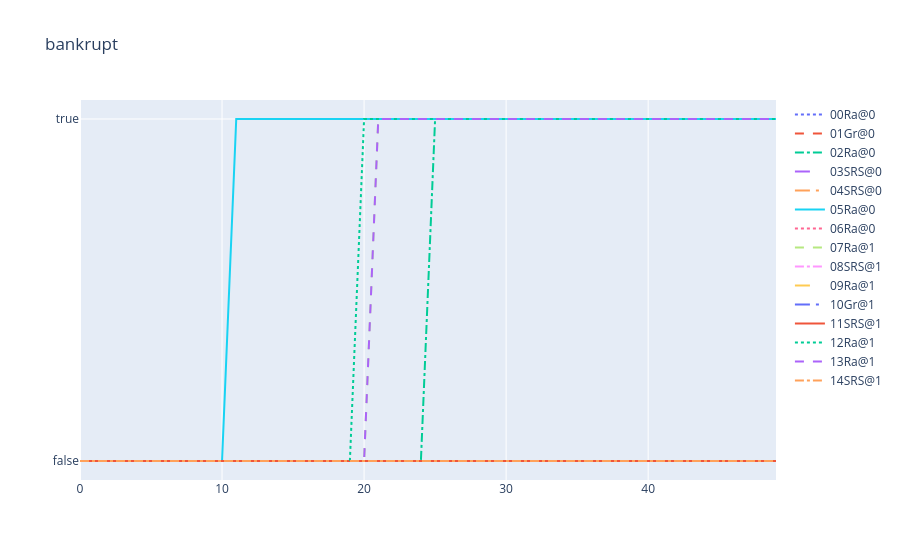

Source (notebook cell):
### Markdown cell above
There are exacty 7 * 8 = 56 negotiations the first step as expected. Smaller number of negotiations indicate that some agents went bankrupt

We can check which ones:

### Code cell
plot_world_stats(world, "bankrupt", ylegend=1.25)

### Figure 1 — Plotly figure (JSON) as saved in the notebook; plotly's stock layout.template omitted (floating-point values rounded to 4 significant figures)
{"data": [{"line": {"dash": "dot"}, "mode": "lines", "name": "00Ra@0", "type": "scatter", "x": [0, 1, 2, 3, 4, 5, 6, 7, 8, 9, 10, 11, 12, 13, 14, 15, 16, 17, 18, 19, 20, 21, 22, 23, 24, 25, 26, 27, 28, 29, 30, 31, 32, 33, 34, 35, 36, 37, 38, 39, 40, 41, 42, 43, 44, 45, 46, 47, 48, 49], "y": [false, false, false, false, false, false, false, false, false, false, false, false, false, false, false, false, false, false, false, false, false, false, false, false, false, false, false, false, false, false, false, false, false, false, false, false, false, false, false, false, false, false, false, false, false, false, false, false, false, false]}, {"line": {"dash": "dash"}, "mode": "lines", "name": "01Gr@0", "type": "scatter", "x": [0, 1, 2, 3, 4, 5, 6, 7, 8, 9, 10, 11, 12, 13, 14, 15, 16, 17, 18, 19, 20, 21, 22, 23, 24, 25, 26, 27, 28, 29, 30, 31, 32, 33, 34, 35, 36, 37, 38, 39, 40, 41, 42, 43, 44, 45, 46, 47, 48, 49], "y": [false, false, false, false, false, false, false, false, false, false, false, false, false, false, false, false, false, false, false, false, false, false, false, false, false, false, false, false, false, false, false, false, false, false, false, false, false, false, false, false, false, false, false, false, false, false, false, false, false, false]}, {"line": {"dash": "dashdot"}, "mode": "lines", "name": "02Ra@0", "type": "scatter", "x": [0, 1, 2, 3, 4, 5, 6, 7, 8, 9, 10, 11, 12, 13, 14, 15, 16, 17, 18, 19, 20, 21, 22, 23, 24, 25, 26, 27, 28, 29, 30, 31, 32, 33, 34, 35, 36, 37, 38, 39, 40, 41, 42, 43, 44, 45, 46, 47, 48, 49], "y": [false, false, false, false, false, false, false, false, false, false, false, false, false, false, false, false, false, false, false, false, false, false, false, false, false, true, true, true, true, true, true, true, true, true, true, true, true, true, true, true, true, true, true, true, true, true, true, true, true, true]}, {"line": {"dash": "longdash"}, "mode": "lines", "name": "03SRS@0", "type": "scatter", "x": [0, 1, 2, 3, 4, 5, 6, 7, 8, 9, 10, 11, 12, 13, 14, 15, 16, 17, 18, 19, 20, 21, 22, 23, 24, 25, 26, 27, 28, 29, 30, 31, 32, 33, 34, 35, 36, 37, 38, 39, 40, 41, 42, 43, 44, 45, 46, 47, 48, 49], "y": [false, false, false, false, false, false, false, false, false, false, false, false, false, false, false, false, false, false, false, false, false, false, false, false, false, false, false, false, false, false, false, false, false, false, false, false, false, false, false, false, false, false, false, false, false, false, false, false, false, false]}, {"line": {"dash": "longdashdot"}, "mode": "lines", "name": "04SRS@0", "type": "scatter", "x": [0, 1, 2, 3, 4, 5, 6, 7, 8, 9, 10, 11, 12, 13, 14, 15, 16, 17, 18, 19, 20, 21, 22, 23, 24, 25, 26, 27, 28, 29, 30, 31, 32, 33, 34, 35, 36, 37, 38, 39, 40, 41, 42, 43, 44, 45, 46, 47, 48, 49], "y": [false, false, false, false, false, false, false, false, false, false, false, false, false, false, false, false, false, false, false, false, false, false, false, false, false, false, false, false, false, false, false, false, false, false, false, false, false, false, false, false, false, false, false, false, false, false, false, false, false, false]}, {"line": {"dash": "solid"}, "mode": "lines", "name": "05Ra@0", "type": "scatter", "x": [0, 1, 2, 3, 4, 5, 6, 7, 8, 9, 10, 11, 12, 13, 14, 15, 16, 17, 18, 19, 20, 21, 22, 23, 24, 25, 26, 27, 28, 29, 30, 31, 32, 33, 34, 35, 36, 37, 38, 39, 40, 41, 42, 43, 44, 45, 46, 47, 48, 49], "y": [false, false, false, false, false, false, false, false, false, false, false, true, true, true, true, true, true, true, true, true, true, true, true, true, true, true, true, true, true, true, true, true, true, true, true, true, true, true, true, true, true, true, true, true, true, true, true, true, true, true]}, {"line": {"dash": "dot"}, "mode": "lines", "name": "06Ra@0", "type": "scatter", "x": [0, 1, 2, 3, 4, 5, 6, 7, 8, 9, 10, 11, 12, 13, 14, 15, 16, 17, 18, 19, 20, 21, 22, 23, 24, 25, 26, 27, 28, 29, 30, 31, 32, 33, 34, 35, 36, 37, 38, 39, 40, 41, 42, 43, 44, 45, 46, 47, 48, 49], "y": [false, false, false, false, false, false, false, false, false, false, false, false, false, false, false, false, false, false, false, false, false, false, false, false, false, false, false, false, false, false, false, false, false, false, false, false, false, false, false, false, false, false, false, false, false, false, false, false, false, false]}, {"line": {"dash": "dash"}, "mode": "lines", "name": "07Ra@1", "type": "scatter", "x": [0, 1, 2, 3, 4, 5, 6, 7, 8, 9, 10, 11, 12, 13, 14, 15, 16, 17, 18, 19, 20, 21, 22, 23, 24, 25, 26, 27, 28, 29, 30, 31, 32, 33, 34, 35, 36, 37, 38, 39, 40, 41, 42, 43, 44, 45, 46, 47, 48, 49], "y": [false, false, false, false, false, false, false, false, false, false, false, false, false, false, false, false, false, false, false, false, false, true, true, true, true, true, true, true, true, true, true, true, true, true, true, true, true, true, true, true, true, true, true, true, true, true, true, true, true, true]}, {"line": {"dash": "dashdot"}, "mode": "lines", "name": "08SRS@1", "type": "scatter", "x": [0, 1, 2, 3, 4, 5, 6, 7, 8, 9, 10, 11, 12, 13, 14, 15, 16, 17, 18, 19, 20, 21, 22, 23, 24, 25, 26, 27, 28, 29, 30, 31, 32, 33, 34, 35, 36, 37, 38, 39, 40, 41, 42, 43, 44, 45, 46, 47, 48, 49], "y": [false, false, false, false, false, false, false, false, false, false, false, false, false, false, false, false, false, false, false, false, false, false, false, false, false, false, false, false, false, false, false, false, false, false, false, false, false, false, false, false, false, false, false, false, false, false, false, false, false, false]}, {"line": {"dash": "longdash"}, "mode": "lines", "name": "09Ra@1", "type": "scatter", "x": [0, 1, 2, 3, 4, 5, 6, 7, 8, 9, 10, 11, 12, 13, 14, 15, 16, 17, 18, 19, 20, 21, 22, 23, 24, 25, 26, 27, 28, 29, 30, 31, 32, 33, 34, 35, 36, 37, 38, 39, 40, 41, 42, 43, 44, 45, 46, 47, 48, 49], "y": [false, false, false, false, false, false, false, false, false, false, false, false, false, false, false, false, false, false, false, false, false, false, false, false, false, false, false, false, false, false, false, false, false, false, false, false, false, false, false, false, false, false, false, false, false, false, false, false, false, false]}, {"line": {"dash": "longdashdot"}, "mode": "lines", "name": "10Gr@1", "type": "scatter", "x": [0, 1, 2, 3, 4, 5, 6, 7, 8, 9, 10, 11, 12, 13, 14, 15, 16, 17, 18, 19, 20, 21, 22, 23, 24, 25, 26, 27, 28, 29, 30, 31, 32, 33, 34, 35, 36, 37, 38, 39, 40, 41, 42, 43, 44, 45, 46, 47, 48, 49], "y": [false, false, false, false, false, false, false, false, false, false, false, false, false, false, false, false, false, false, false, false, false, false, false, false, false, false, false, false, false, false, false, false, false, false, false, false, false, false, false, false, false, false, false, false, false, false, false, false, false, false]}, {"line": {"dash": "solid"}, "mode": "lines", "name": "11SRS@1", "type": "scatter", "x": [0, 1, 2, 3, 4, 5, 6, 7, 8, 9, 10, 11, 12, 13, 14, 15, 16, 17, 18, 19, 20, 21, 22, 23, 24, 25, 26, 27, 28, 29, 30, 31, 32, 33, 34, 35, 36, 37, 38, 39, 40, 41, 42, 43, 44, 45, 46, 47, 48, 49], "y": [false, false, false, false, false, false, false, false, false, false, false, false, false, false, false, false, false, false, false, false, false, false, false, false, false, false, false, false, false, false, false, false, false, false, false, false, false, false, false, false, false, false, false, false, false, false, false, false, false, false]}, {"line": {"dash": "dot"}, "mode": "lines", "name": "12Ra@1", "type": "scatter", "x": [0, 1, 2, 3, 4, 5, 6, 7, 8, 9, 10, 11, 12, 13, 14, 15, 16, 17, 18, 19, 20, 21, 22, 23, 24, 25, 26, 27, 28, 29, 30, 31, 32, 33, 34, 35, 36, 37, 38, 39, 40, 41, 42, 43, 44, 45, 46, 47, 48, 49], "y": [false, false, false, false, false, false, false, false, false, false, false, false, false, false, false, false, false, false, false, false, true, true, true, true, true, true, true, true, true, true, true, true, true, true, true, true, true, true, true, true, true, true, true, true, true, true, true, true, true, true]}, {"line": {"dash": "dash"}, "mode": "lines", "name": "13Ra@1", "type": "scatter", "x": [0, 1, 2, 3, 4, 5, 6, 7, 8, 9, 10, 11, 12, 13, 14, 15, 16, 17, 18, 19, 20, 21, 22, 23, 24, 25, 26, 27, 28, 29, 30, 31, 32, 33, 34, 35, 36, 37, 38, 39, 40, 41, 42, 43, 44, 45, 46, 47, 48, 49], "y": [false, false, false, false, false, false, false, false, false, false, false, false, false, false, false, false, false, false, false, false, false, true, true, true, true, true, true, true, true, true, true, true, true, true, true, true, true, true, true, true, true, true, true, true, true, true, true, true, true, true]}, {"line": {"dash": "dashdot"}, "mode": "lines", "name": "14SRS@1", "type": "scatter", "x": [0, 1, 2, 3, 4, 5, 6, 7, 8, 9, 10, 11, 12, 13, 14, 15, 16, 17, 18, 19, 20, 21, 22, 23, 24, 25, 26, 27, 28, 29, 30, 31, 32, 33, 34, 35, 36, 37, 38, 39, 40, 41, 42, 43, 44, 45, 46, 47, 48, 49], "y": [false, false, false, false, false, false, false, false, false, false, false, false, false, false, false, false, false, false, false, false, false, false, false, false, false, false, false, false, false, false, false, false, false, false, false, false, false, false, false, false, false, false, false, false, false, false, false, false, false, false]}], "layout": {"showlegend": true, "title": {"text": "bankrupt"}}}
